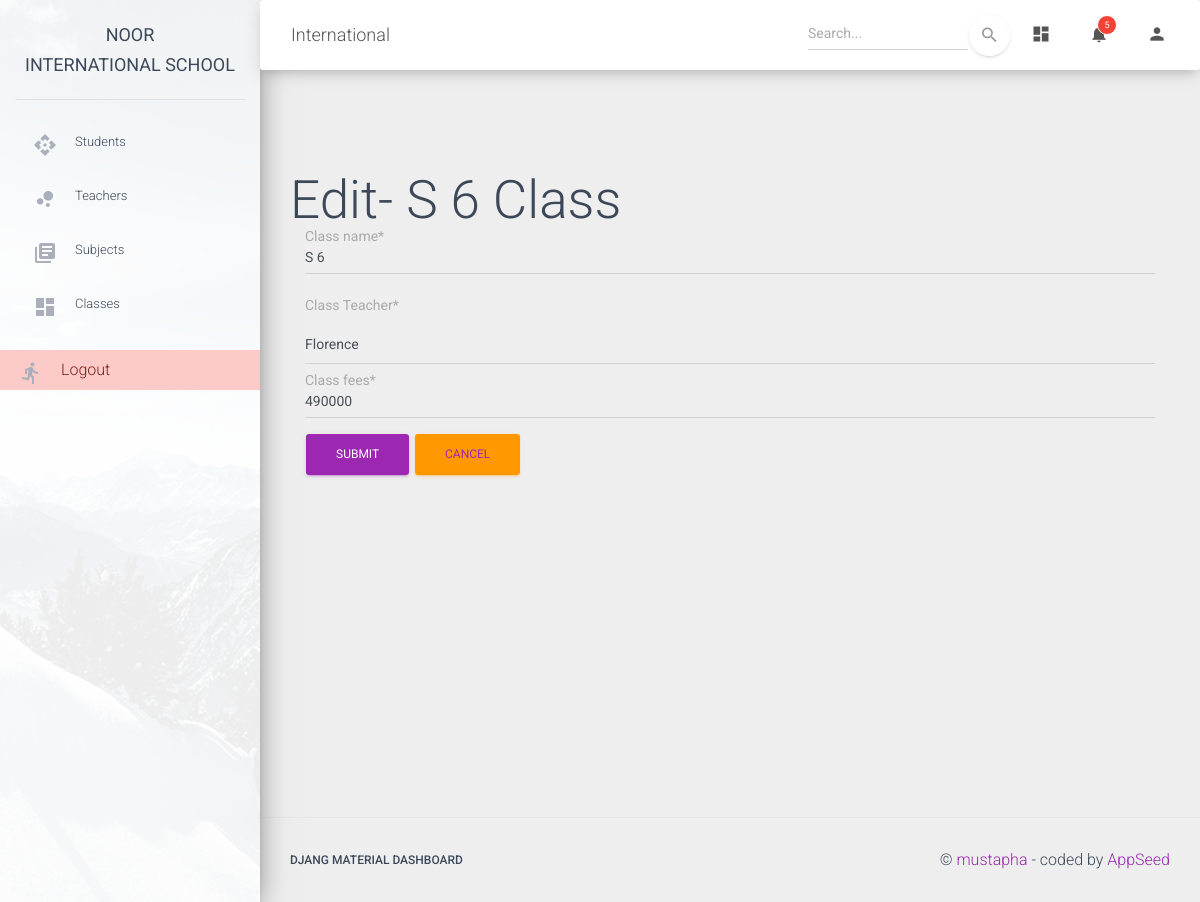
Screenshot of /edit_class/2/ (signed in) with the database file from the repository.
### details/models.py (models this page shows, shortened)
class Class(models.Model):
    Class_name = models.CharField(max_length=50)
    Class_Teacher = models.ForeignKey(Teacher, on_delete=models.CASCADE)
    Class_fees = models.IntegerField()

### details/views.py (the view)
# urls.py: path('edit_class/<int:class_id>/', edit_class_view, name="edit_class_page"),
@login_required
def edit_class_view(request, class_id):
    message = ''
    classes = Class.objects.get(id=class_id)
    if request.method == "POST":
        class_form = ClassForm(request.POST, instance= classes)
        if class_form.is_valid():
            class_form.save()
            message = "Changes saved successfully"
        else:
            message = "Entered invalid data"
        messages.success(request, message)
    else:
        class_form = ClassForm(instance=classes)
    context = {
        'form': class_form,
        'class': classes,
        'msg': message,
    }
    return render(request, "edit_class.html", context)

### details/form.py
class ClassForm(ModelForm):
    class Meta:
        model = Class
        fields = '__all__'

### details/models.py (called while the page is built)
    def __str__(self):
        return self.Teacher_name

### details/templates/edit_class.html (shortened to what this page needs)
{% extends './main.html' %}
{% load crispy_forms_tags %}
{% block content %}
    <h1>Edit- {{class.Class_name}} Class</h1>
    <div class="container">
        <form method="POST">
            {{form|crispy}}
            <input type="Submit" class="btn btn-primary">
            <button class="btn btn-warning"><a href="{% url 'add_class_page' %}">Cancel</a></button>
        </form>
    </div>
{% endblock content %}

### rows the page displays
Class: Class_name "S 6", Class_Teacher "Florence", Class_fees "490000"
